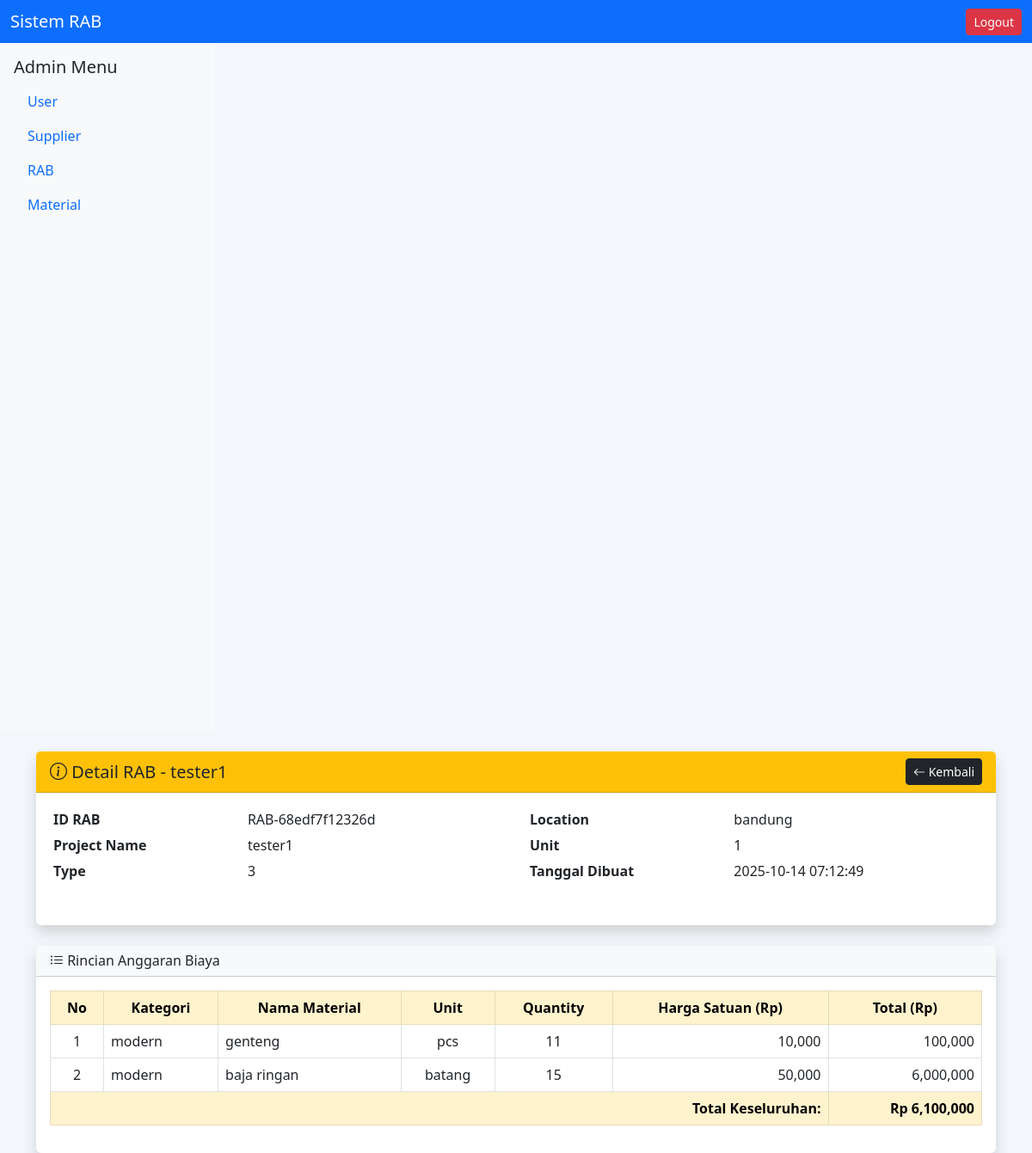
Page /rab/detailrab.php?id=RAB-68edf7f12326d (signed in) on the committed database.
### tables this page shows
CREATE TABLE `rab` (
  `id_rab` varchar(50) NOT NULL,
  `id_user` int(11) DEFAULT NULL,
  `project_name` varchar(100) DEFAULT NULL,
  `unit` int(11) DEFAULT NULL,
  `type` varchar(50) DEFAULT NULL,
  `location` varchar(100) DEFAULT NULL,
  `jumlahTotal` int(11) DEFAULT 0,
  `pembulatan` int(11) DEFAULT 0,
  `permeterpersegi` int(11) DEFAULT 0,
  `timestamps` timestamp NOT NULL DEFAULT current_timestamp(),
  `created_at` timestamp NOT NULL DEFAULT current_timestamp()
);

CREATE TABLE `rab_detail` (
  `id` int(11) NOT NULL,
  `id_rab` varchar(50) DEFAULT NULL,
  `id_material` int(11) DEFAULT NULL,
  `category` varchar(100) DEFAULT NULL,
  `material_name` varchar(100) DEFAULT NULL,
  `unit` varchar(20) DEFAULT NULL,
  `quantity` int(11) DEFAULT NULL,
  `unitPrice` int(11) DEFAULT NULL,
  `totalCost` int(11) DEFAULT NULL,
  `timestamps` timestamp NOT NULL DEFAULT current_timestamp()
);

### rab/detailrab.php (the view, shortened to what this page needs)
<?php
include '../config/database.php';
include '../partials/header.php';
include '../partials/sidebar.php';
$id_rab = mysqli_real_escape_string($conn, $_GET['id']);
$query_rab = mysqli_query($conn, "SELECT * FROM rab WHERE id_rab='$id_rab'");
$rab = mysqli_fetch_assoc($query_rab);
$query_detail = mysqli_query($conn, "SELECT * FROM rab_detail WHERE id_rab='$id_rab' ORDER BY id ASC");
$totalKeseluruhan = 0;
?>
<!DOCTYPE html>
<html lang="id">
<head>
  <link href="https://cdn.jsdelivr.net/npm/bootstrap@5.3.0/dist/css/bootstrap.min.css" rel="stylesheet">
  <link href="https://cdn.jsdelivr.net/npm/bootstrap-icons@1.11.1/font/bootstrap-icons.css" rel="stylesheet">
</head>
<body style="background-color:#f3f6fa;">
<div class="container mt-4">
  <div class="card shadow border-0 mb-4">
    <div class="card-header bg-warning d-flex justify-content-between align-items-center">
      <h5 class="mb-0 text-dark"><i class="bi bi-info-circle"></i> Detail RAB - <?= htmlspecialchars($rab['project_name']) ?></h5>
      <a href="rab.php" class="btn btn-dark btn-sm"><i class="bi bi-arrow-left"></i> Kembali</a>
    </div>
    <div class="card-body">
      <div class="row mb-3">
        <div class="col-md-6">
          <table class="table table-sm table-borderless">
            <tr><th>ID RAB</th><td><?= htmlspecialchars($rab['id_rab']) ?></td></tr>
            <tr><th>Project Name</th><td><?= htmlspecialchars($rab['project_name']) ?></td></tr>
            <tr><th>Type</th><td><?= htmlspecialchars($rab['type']) ?></td></tr>
          </table>
        </div>
        <div class="col-md-6">
          <table class="table table-sm table-borderless">
            <tr><th>Location</th><td><?= htmlspecialchars($rab['location']) ?></td></tr>
            <tr><th>Unit</th><td><?= htmlspecialchars($rab['unit']) ?></td></tr>
            <tr><th>Tanggal Dibuat</th><td><?= htmlspecialchars($rab['created_at']) ?></td></tr>
          </table>
        </div>
      </div>
    </div>
  </div>
  <div class="card shadow border-0">
    <div class="card-header bg-light">
      <h6 class="mb-0"><i class="bi bi-list-ul"></i> Rincian Anggaran Biaya</h6>
    </div>
    <div class="card-body">
      <div class="table-responsive">
        <table class="table table-bordered table-hover align-middle">
          <thead class="table-warning text-center">
            <tr>
              <th>No</th>
              <th>Kategori</th>
              <th>Nama Material</th>
              <th>Unit</th>
              <th>Quantity</th>
              <th>Harga Satuan (Rp)</th>
              <th>Total (Rp)</th>
            </tr>
          </thead>
          <tbody>
            <?php if (mysqli_num_rows($query_detail) > 0): ?>
              <?php $no=1; while ($d = mysqli_fetch_assoc($query_detail)): ?>
                <tr>
                  <td class="text-center"><?= $no++ ?></td>
                  <td><?= htmlspecialchars($d['category']) ?></td>
                  <td><?= htmlspecialchars($d['material_name']) ?></td>
                  <td class="text-center"><?= htmlspecialchars($d['unit']) ?></td>
                  <td class="text-center"><?= number_format($d['quantity']) ?></td>
                  <td class="text-end"><?= number_format($d['unitPrice']) ?></td>
                  <td class="text-end"><?= number_format($d['totalCost']) ?></td>
                </tr>
                <?php $totalKeseluruhan += $d['totalCost']; ?>
              <?php endwhile; ?>
              <tr class="table-warning fw-bold">
                <td colspan="6" class="text-end">Total Keseluruhan:</td>
                <td class="text-end">Rp <?= number_format($totalKeseluruhan) ?></td>
              </tr>
            <?php else: ?>
              <tr><td colspan="7" class="text-center text-muted">Belum ada data rincian untuk RAB ini</td></tr>
            <?php endif; ?>
          </tbody>
        </table>
      </div>
    </div>
  </div>
</div>
</body>
</html>

### rows in the picture
rab: project_name "tester1", id_rab "RAB-68edf7f12326d", type "3", location "bandung", unit "1", created_at "2025-10-14 07:12:49"
rab_detail: category "modern", material_name "genteng", unit "pcs", quantity "11", unitPrice "10,000", totalCost "100,000"
rab_detail: category "modern", material_name "baja ringan", unit "batang", quantity "15", unitPrice "50,000", totalCost "6,000,000"

### other values in the picture
$role "Admin"
$totalKeseluruhan "6,100,000"
